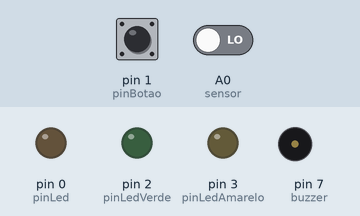
Simulated run of this sketch. Board: Arduino Uno, built with avr-gcc and run on an emulated ATmega328P. Shown: output pins drawn as LEDs (lit = HIGH), buzzer (waves = sounding). Inputs (shaded band) come from the test bench; at power-on: pin 1 (pinBotao) LOW, A0 (sensor) LOW.

Above: at 1.2 s.
1.3 s: pin 1 (pinBotao) pulled HIGH for 0.15 s
At 2.6 s:
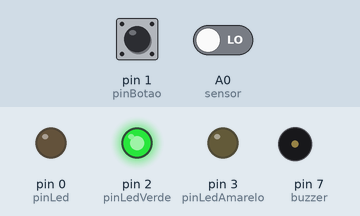
2.9 s: A0 (sensor) driven HIGH
At 4.1 s:
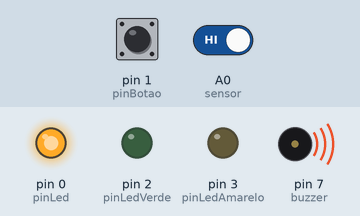
4.4 s: pin 1 (pinBotao) pulled HIGH for 1 s
At 6.2 s:
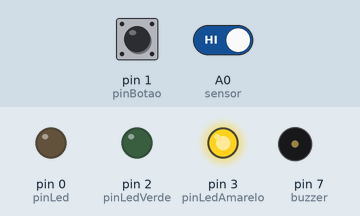
6.9 s: pin 1 (pinBotao) pulled HIGH for 3.2 s
At 11.0 s:
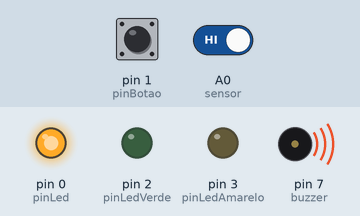
Timing chart, 0 to 12.5 s (numbered marks = the images above; inputs shaded):
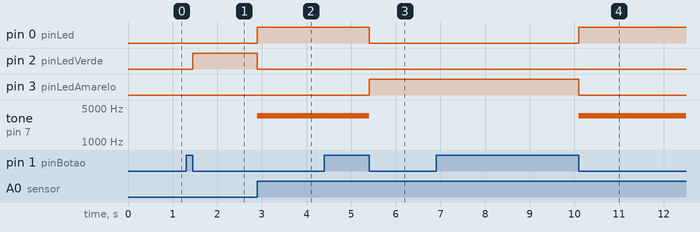

Measured:
- after the input at 1.3 s, pin 2 (pinLedVerde): LOW → HIGH after 0.15 s
- after the input at 2.9 s, pin 0 (pinLed): LOW → HIGH at once; pin 2 (pinLedVerde): HIGH → LOW at once; tone on pin 7 (buzzer): silent → 3500 Hz at once
- after the input at 4.4 s, pin 0 (pinLed): HIGH → LOW after 1.0 s; pin 3 (pinLedAmarelo): LOW → HIGH after 1.0 s; tone on pin 7 (buzzer): 3500 Hz → silent after 1.0 s
- after the input at 6.9 s, pin 0 (pinLed): LOW → HIGH after 3.2 s; pin 3 (pinLedAmarelo): HIGH → LOW after 3.2 s; tone on pin 7 (buzzer): silent → 3500 Hz after 3.2 s

The sketch:

Fantabulous_Allis-Snicket1__1_.ino
```cpp
int pinBotao = 1;
int pinLed = 0;
int estado = 0;
int buzzer = 7;
int sensor = A0;
int pinLedVerde = 2;
int pinLedAmarelo = 3;

void setup(){
 pinMode(pinBotao, INPUT);
 pinMode(pinLed, OUTPUT);
 pinMode(buzzer, OUTPUT);
 pinMode(sensor, INPUT);
 pinMode(pinLedAmarelo, OUTPUT);
 pinMode(pinLedVerde, OUTPUT);
 }

void loop(){


  if (digitalRead(pinBotao) == 1 && estado == 0){ //se botao ativado ...
    while (digitalRead(pinBotao) ==1);    //enquanto botao ativado ...
    digitalWrite(pinLedVerde, HIGH);
    digitalWrite(pinLed, LOW);
    digitalWrite(pinLedAmarelo, LOW);

    estado = 1;
    noTone(buzzer);

   }

  if (digitalRead(1) == 1 && estado == 1){
     while (digitalRead(1) ==1);
     digitalWrite(pinLedVerde, LOW);
     digitalWrite(pinLed, LOW);
     digitalWrite(pinLedAmarelo, HIGH);

     estado = 0;
     noTone(buzzer);
	}

  if (digitalRead(A0) == 1 && estado == 1){
     while (digitalRead(1) ==1);
     digitalWrite(pinLedVerde, LOW);
     digitalWrite(pinLed, HIGH);
     digitalWrite(pinLedAmarelo, LOW);

     estado = 2;
     tone(buzzer,3500);
  }
     if (estado == 2 && digitalRead(1) ==1){
     while (digitalRead(1) ==1);
     digitalWrite(pinLedVerde, LOW);
     digitalWrite(pinLed, LOW);
     digitalWrite(pinLedAmarelo, HIGH);

     estado = 0;
     noTone(buzzer);


  }

}
  
```
